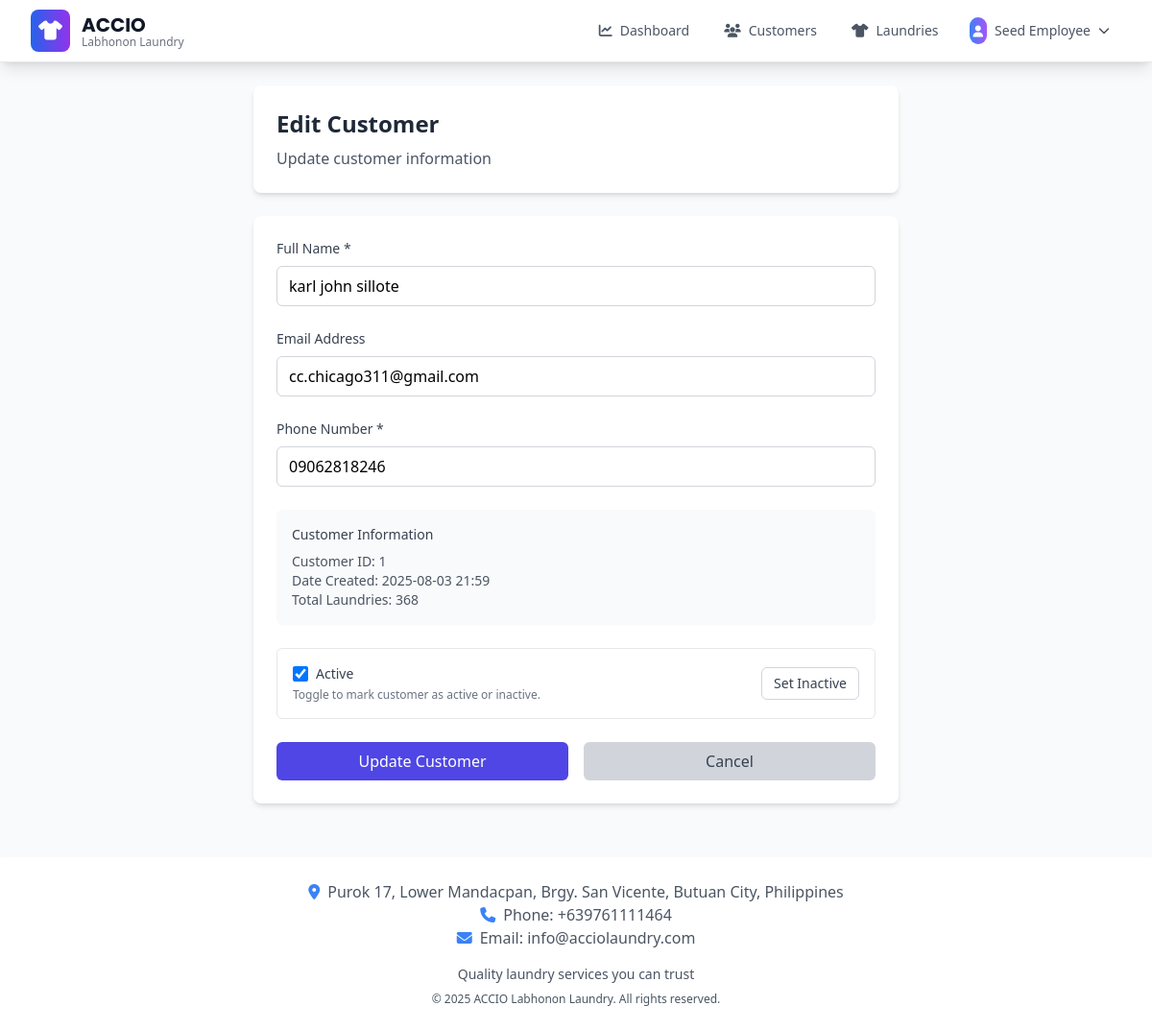
Page /customer/edit/1 (signed in) on the earlier database version.
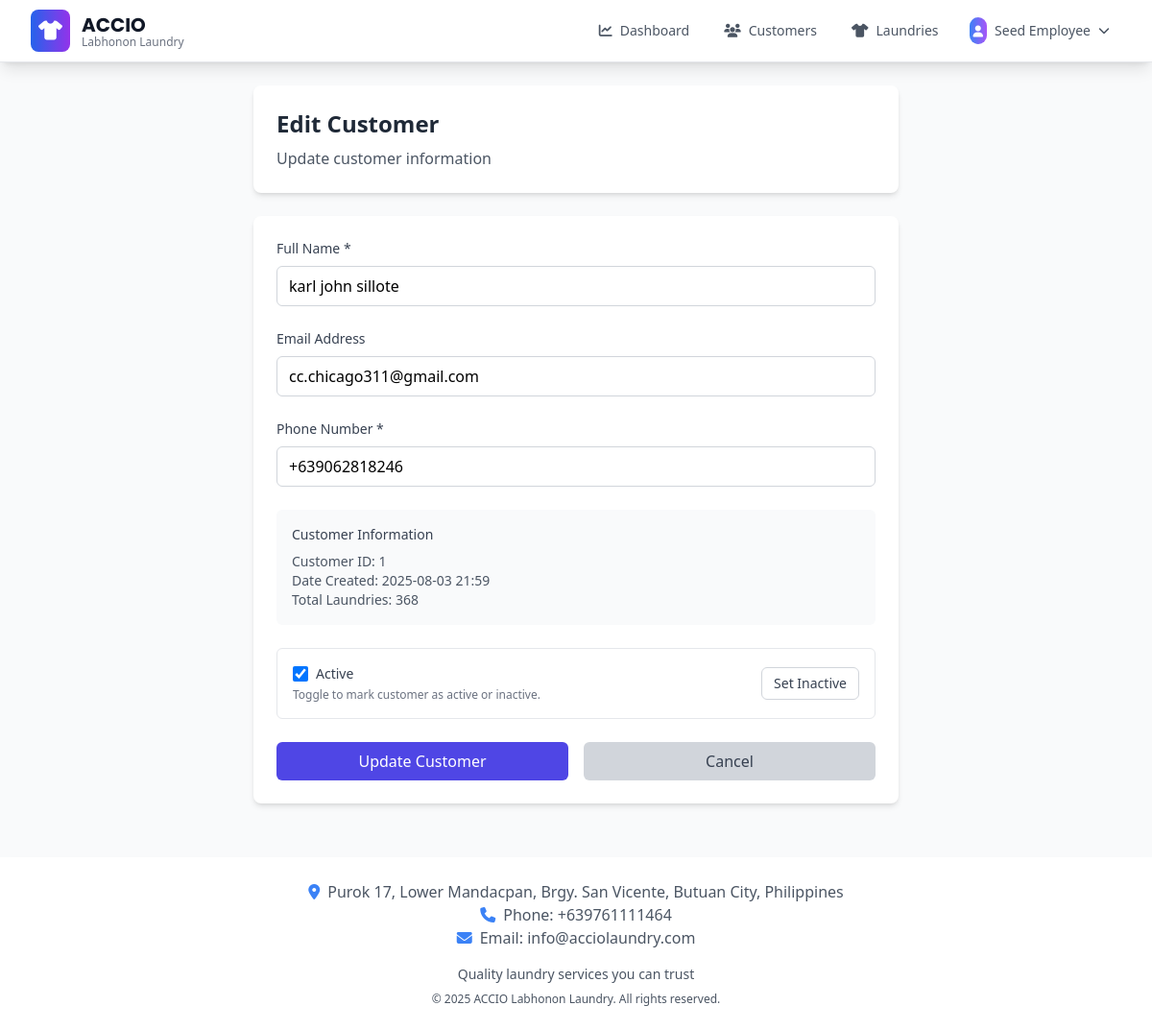
Same page on the later database version.
### app/models.py (models this page shows, shortened)
class Customer(db.Model):
    id = db.Column(db.Integer, primary_key=True)
    full_name = db.Column(db.String(150))
    email = db.Column(db.String(150))
    phone = db.Column(db.String(20))
    is_active = db.Column(db.Boolean, default=True)
    date_created = db.Column(db.DateTime, default=datetime.utcnow)
    laundries = db.relationship("Laundry", backref="customer", lazy=True)

### app/customer.py (the view, shortened to what this page needs)
@customer.route("/edit/<int:id>", methods=["GET", "POST"])
@user_or_admin_required
def edit_customer(id):
    customer_obj = Customer.query.get_or_404(id)
    return render_template("customer_edit.html", user=current_user, customer=customer_obj)

### app/__init__.py (called while the page is built)
@login_manager.user_loader
def load_user(id):
    from .models import User
    return User.query.get(int(id))

### app/models.py (called while the page is built)
    def is_admin(self):
        return self.role in ["admin", "super_admin"]

    @staticmethod
    def get_settings():
        settings = BusinessSettings.query.first()
        if not settings:
            settings = BusinessSettings()
            db.session.add(settings)
            db.session.commit()
        return settings

### app/templates/customer_edit.html (shortened to what the changed rows need)
{% extends "base.html" %}
{% block content %}
<div class="container mx-auto px-4">
    <div class="max-w-2xl mx-auto">
        <div class="bg-white rounded-lg shadow-md p-6 mb-6">
            <h1 class="text-2xl font-bold text-gray-800 mb-2">Edit Customer</h1>
        </div>
        <div class="bg-white rounded-lg shadow-md p-6">
            <form method="POST" class="space-y-6">
                <div>
                    <label for="fullName" class="block text-sm font-medium text-gray-700 mb-2">
                        Full Name *
                    </label>
                    <input type="text" id="fullName" name="fullName" required
                           value="{{ customer.full_name }}"
                           class="w-full px-3 py-2 border border-gray-300 rounded-md focus:outline-none focus:ring-2 focus:ring-indigo-500 focus:border-indigo-500"
                           placeholder="Enter customer's full name">
                </div>
                <div>
                    <label for="email" class="block text-sm font-medium text-gray-700 mb-2">
                        Email Address
                    </label>
                    <input type="email" id="email" name="email"
                           pattern="[a-z0-9._%+-]+@[a-z0-9.-]+\.[a-z]{2,}$"
                           title="Please enter a valid email address (e.g., user@example.com)"
                           value="{{ customer.email or '' }}"
                           class="w-full px-3 py-2 border border-gray-300 rounded-md focus:outline-none focus:ring-2 focus:ring-indigo-500 focus:border-indigo-500"
                           placeholder="Enter email address (optional)">
                </div>
                <div>
                    <label for="phone" class="block text-sm font-medium text-gray-700 mb-2">
                        Phone Number *
                    </label>
                    <input type="tel" id="phone" name="phone" required
                           pattern="^(\+63|0)[0-9]{10}$"
                           title="Please enter a valid Philippine phone number (e.g., +639123456789 or 09123456789)"
                           value="{{ customer.phone or '' }}"
                           class="w-full px-3 py-2 border border-gray-300 rounded-md focus:outline-none focus:ring-2 focus:ring-indigo-500 focus:border-indigo-500"
                           placeholder="e.g., +639123456789 or 09123456789">
                </div>
                <div class="bg-gray-50 p-4 rounded-md">
                    <div class="text-sm text-gray-600">
                        <p>Customer ID: {{ customer.id }}</p>
                        <p>Date Created: {{ customer.date_created.strftime('%Y-%m-%d %H:%M') }}</p>
                        <p>Total Laundries: {{ customer.laundries|length }}</p>
                    </div>
                </div>
                <div class="flex items-center justify-between p-4 border rounded-md bg-white">
                    <div>
                        <label for="is_active" class="flex items-center space-x-2 cursor-pointer">
                            <input id="is_active" name="is_active" type="checkbox" {% if customer.is_active %}checked{% endif %} class="h-4 w-4 text-indigo-600 border-gray-300 rounded">
                            <span class="text-sm font-medium text-gray-700">Active</span>
                        </label>
                    </div>
                </div>
            </form>
        </div>
    </div>
</div>
{% endblock %}

Differences in the rows shown:
changed Customer "karl john sillote": phone "09062818246" → "+639062818246"
